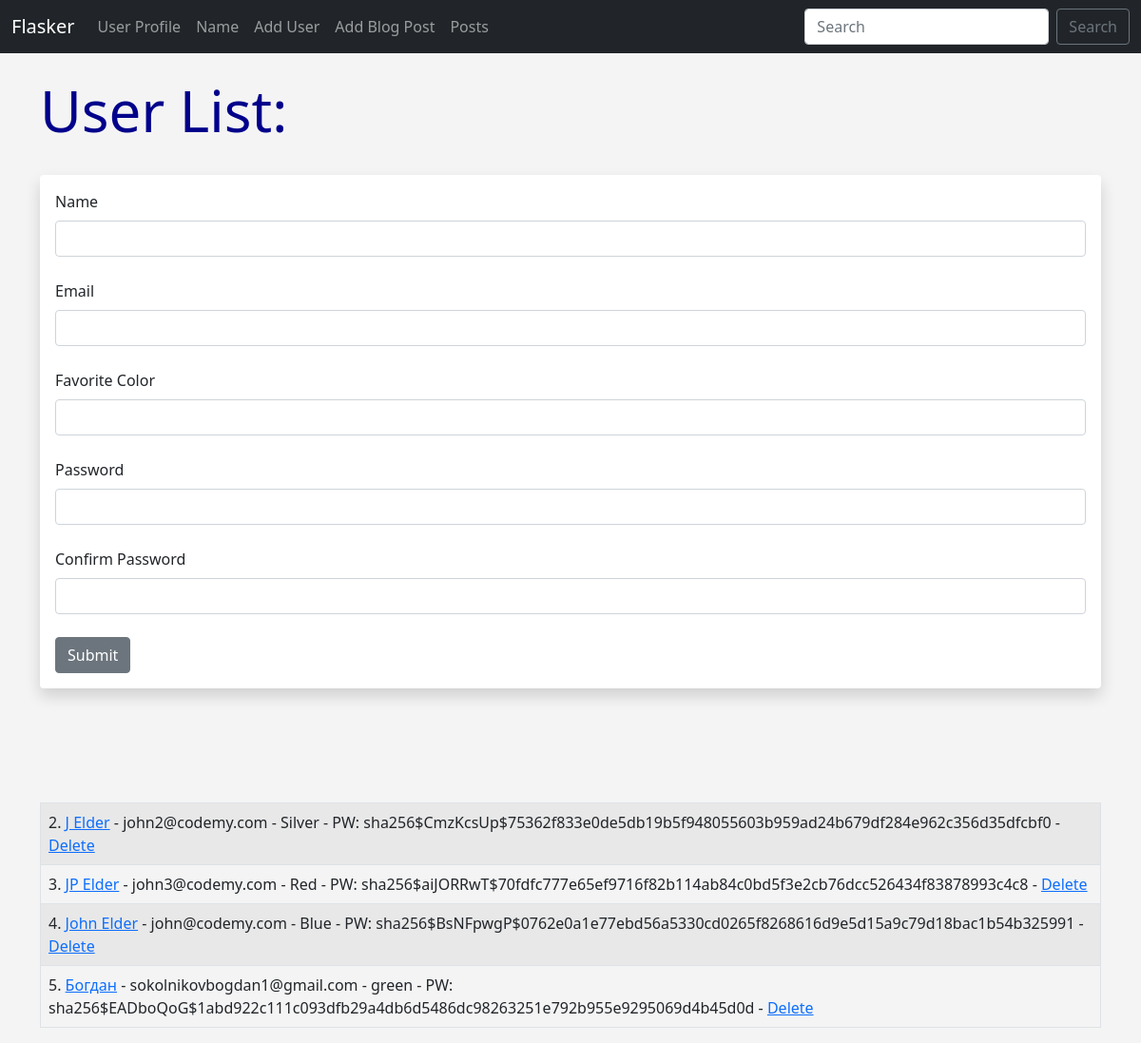
Screenshot of /user/add with the database file from the repository.
### hello.py (models this page shows, shortened)
class Users(db.Model):
	id = db.Column(db.Integer, primary_key=True)
	name = db.Column(db.String(200), nullable=False)
	email = db.Column(db.String(120), nullable=False, unique=True)
	favorite_color = db.Column(db.String(120))
	date_added = db.Column(db.DateTime, default=datetime.utcnow)
	password_hash = db.Column(db.String(128))
	@property
	def password(self):
		raise AttributeError('password is not a readable attribute!')

### hello.py (the view, shortened to what this page needs)
@app.route('/user/add', methods=['GET', 'POST'])
def add_user():
	name = None
	form = UserForm()
	our_users = Users.query.order_by(Users.date_added)
	return render_template("add_user.html",
		form=form,
		name=name,
		our_users=our_users)

### hello.py
class UserForm(FlaskForm):
	name = StringField("Name", validators=[DataRequired()])
	email = StringField("Email", validators=[DataRequired()])
	favorite_color = StringField("Favorite Color")
	password_hash = PasswordField('Password', validators=[DataRequired(), EqualTo('password_hash2', message='Passwords Must Match!')])
	password_hash2 = PasswordField('Confirm Password', validators=[DataRequired()])
	submit = SubmitField("Submit")

### templates/add_user.html (shortened to what this page needs)
{% extends 'base.html' %}
{% block content %}
{% if name %}
	<h1>User Added!</h1>
	<br/><br/>
<table class="table table-hover table-bordered table-striped">
{% for our_user in our_users %}
	<tr>
	<td>{{ our_user.id }}. <a href="{{ url_for('update', id=our_user.id)}}">{{ our_user.name }}</a> - {{ our_user.email }} - {{ our_user.favorite_color }} -
		<a href="{{ url_for('delete', id=our_user.id)}}">Delete</a></td>
	</tr>
{% endfor %}
</table>
{% else %}
	<h1>User List:</h1>
	<br/>
<div class="shadow p-3 mb-5 bg-body rounded">
	<form method="POST">
		{{ form.name.label(class="form-label") }}
		{{ form.name(class="form-control") }}
		<br/>
		{{ form.email.label(class="form-label") }}
		{{ form.email(class="form-control") }}
		<br/>
		{{ form.favorite_color.label(class="form-label") }}
		{{ form.favorite_color(class="form-control") }}
		<br/>
		{{ form.password_hash.label(class="form-label") }}
		{{ form.password_hash(class="form-control") }}
		<br/>
		{{ form.password_hash2.label(class="form-label") }}
		{{ form.password_hash2(class="form-control") }}
		<br/>
		{{ form.submit(class="btn btn-secondary") }}
	</form>
</div>
<br/><br/><br/>
<table class="table table-hover table-bordered table-striped">
{% for our_user in our_users %}
	<tr>
	<td>{{ our_user.id }}. <a href="{{ url_for('update', id=our_user.id)}}">{{ our_user.name }}</a> - {{ our_user.email }} - {{ our_user.favorite_color }} -
	PW: {{ our_user.password_hash }} -
	<a href="{{ url_for('delete', id=our_user.id)}}">Delete</a></td>
	</tr>
{% endfor %}
</table>
{% endif %}
{% endblock %}

### static/css/style.css (style rules this page uses)
h1 { color: darkblue; font-size:60px; }
body { background: #f4f4f4; }

### rows the page displays
Users: id "2", name "J Elder", email "john2@codemy.com", favorite_color "Silver", password_hash "sha256$CmzKcsUp$75362f833e0de5db19b5f948055603b959ad24b679df284e962c356d35dfcbf0"
Users: id "3", name "JP Elder", email "john3@codemy.com", favorite_color "Red", password_hash "sha256$aiJORRwT$70fdfc777e65ef9716f82b114ab84c0bd5f3e2cb76dcc526434f83878993c4c8"
Users: id "4", name "John Elder", email "john@codemy.com", favorite_color "Blue", password_hash "sha256$BsNFpwgP$0762e0a1e77ebd56a5330cd0265f8268616d9e5d15a9c79d18bac1b54b325991"
Users: id "5", name "Богдан", email "sokolnikovbogdan1@gmail.com", favorite_color "green", password_hash "sha256$EADboQoG$1abd922c111c093dfb29a4db6d5486dc98263251e792b955e9295069d4b45d0d"
